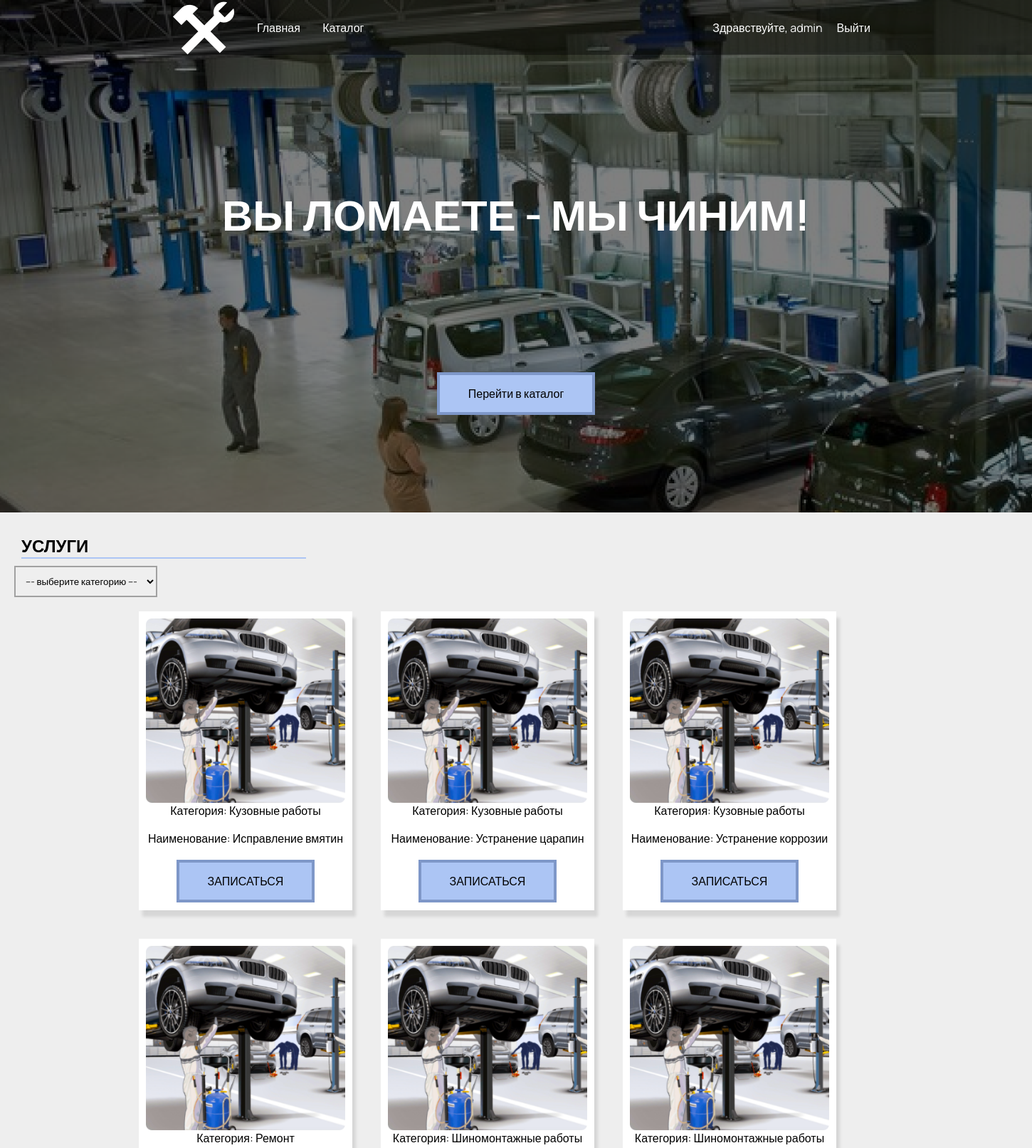
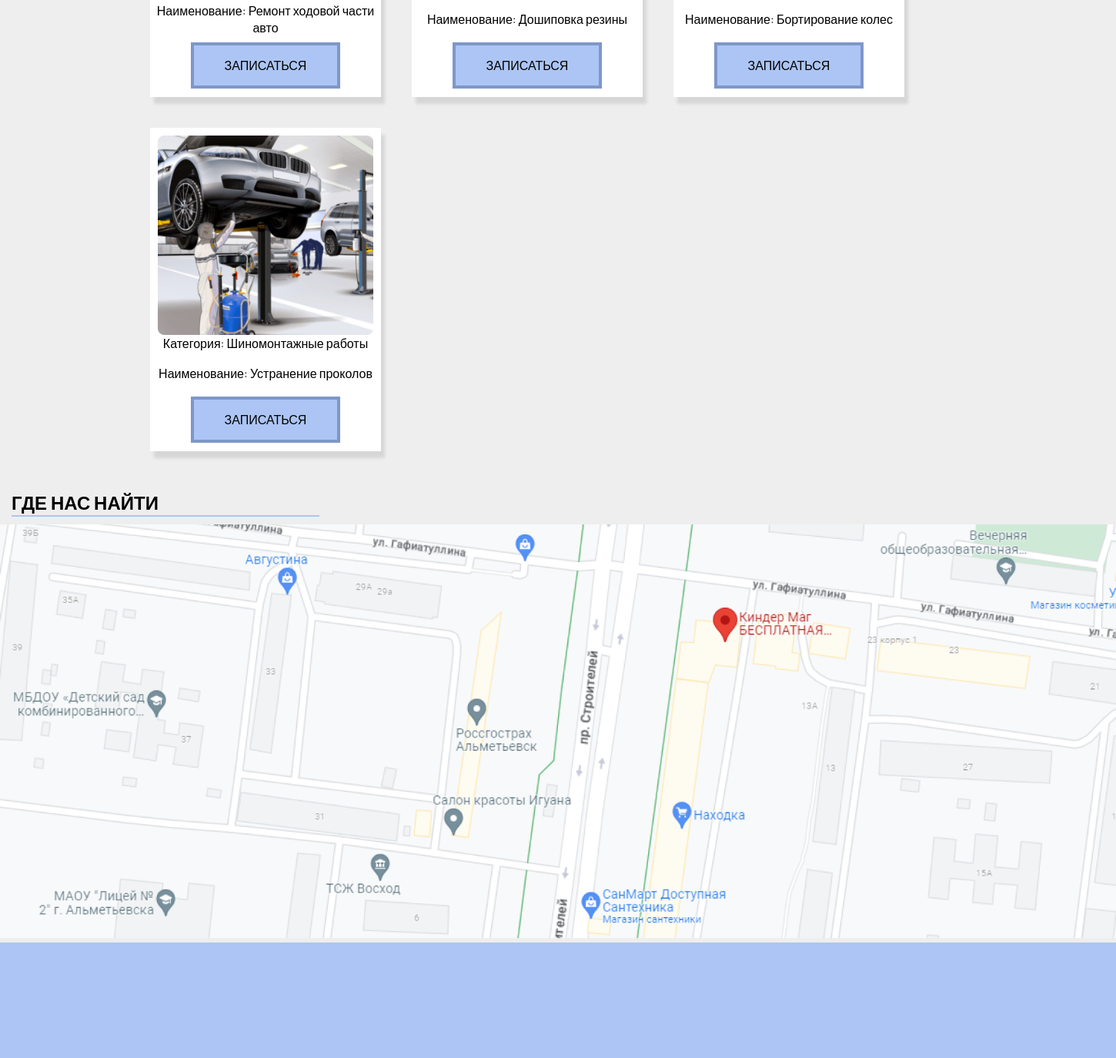
Screenshot of / (signed in) with the database file from the repository (2 pictures, top to bottom).
### STSSite/models.py (models this page shows, shortened)
class User(AbstractUser):
    patronomyc = models.CharField(max_length=20, verbose_name="Отчество")
    avatar = models.ImageField(upload_to='media/avatars', default='static/default.png')
    class Meta:
        verbose_name_plural = 'Пользователи'

class Uslugi(models.Model):
    name = models.CharField(max_length=25)
    cat = models.CharField(max_length=20, default='кузовные работы')
    class Meta:
        verbose_name_plural = 'Услуги'

### STSSite/views.py (the view)
# urls.py: path('', views.index, name='index'),
def index(request):
    usluga = Uslugi.objects.all
    return render(request, 'index.html', context={'usluga':usluga})

### STSSite/templates/index.html (shortened to what this page needs)
{% extends 'base.html' %}
{% load static %}
{% load tags_filter %}
{% block content %}
<div class="main" style="background: url({% static 'media/BG.png' %});">
    <div class="content">
        <h1>ВЫ ЛОМАЕТЕ - МЫ ЧИНИМ!</h1>
        <div class="btn"><a href="{% url 'order_create' %}">Перейти в каталог</a></div>
    </div>
</div>
<div class="service" id="service">
    <h2>УСЛУГИ</h2>
    <select>
        <option>--- выберите категорию ---</option>
    </select>
    <div class="cards">
      {% for uslugi in usluga %}
        <div class="card">
            <img src="{% static 'media/filler.png' %}">
            <div class="card-content">
                <p>Категория: {{uslugi.cat}}</p>
                <p>Наименование: {{uslugi.name}}</p>
                <div class="btn"><a href="{% url 'order_create' %}">ЗАПИСАТЬСЯ</a></div>
            </div>
        </div>
   {% endfor %}
    </div>
</div>
<div class="map">
    <div class="h2">
        <h2>ГДЕ НАС НАЙТИ</h2>
    </div>
    <img src="{% static 'media/map.png' %}">
</div>
        {% endblock %}

### STSSite/templates/base.html (shortened to what this page needs)
<!DOCTYPE html>
{% load static %}
<html lang="ru">
<head>
    <link rel="stylesheet" href="{% static 'css/style.css' %}">
</head>
<body>
    <nav>
        <div class="menu">
            <img src="{% static 'media/logo.png' %}">
            <a href="{% url 'index' %}">Главная</a>
            <a href="#service">Каталог</a>
        </div>
         <div class="login_menu">
             {% if user.is_authenticated %}
             <p>Здравствуйте, {{ user }}</p>
             <a href="{% url 'logout' %}">Выйти</a>
            {% else %}
            <a href="{% url 'login' %}">Войти</a>
             <a href="{% url 'registration' %}">Регистрация</a>
            {% endif %}
        </div>
    </nav>
    <main>
        {% block content %}
        {% endblock %}
    </main>
    <footer>
    </footer>
</body>
</html>

### STSSite/static/css/style.css (style rules this page uses)
* { margin: 0 auto; font-family: 'Manrope', sans-serif; }
body { background: #EEEEEE; }
.main { height: 780px; display: flex; color: white; flex-direction: column; align-items: center; justify-content: center; text-align: center; }
.main h1 { font-size: 60px; margin-bottom: 200px; }
.btn > a { color: black; background: #ACC5F4; text-decoration: none; padding: 15px 40px; border: 4px solid #7E97C8; transition: .2s; }
.btn { margin: 20px; }
.content { height: 200px; }
.menu { display: flex; align-items: center; width: 300px; justify-content: space-around; }
nav { position: fixed; display: flex; justify-content: space-around; align-items: center; width: 100%; background: rgba(0, 0, 0, 0.4) }
nav a { color: white; text-decoration: none; transition: .2s; }
.service { max-width: 1440px; padding: 20px; }
h2 { border-bottom: 2px solid #ACC5F4; width: 400px; margin: 10px; }
select { padding: 10px; border: none; border: 2px solid #A1A1A1; outline: none; }
.cards { display: flex; flex-wrap: wrap; width: 1100px; }
.card { background: white; width: 300px; text-align: center; height: 400px; display: flex; flex-direction: column; justify-content: space-between; padding: 10px 0; box-shadow: 5px 9px 4px rgba(0, 0, 0, 0.1); margin: 20px 20px; }
.card-content { height: 150px; display: flex; flex-direction: column; justify-content: space-between; }
.card img { width: 280px; object-fit:cover; }
.map .h2 { width: 1440px; }
.map img { width: 100%; }
footer { height: 150px; background:#ACC5F4; }
.main { height: 90vh; display: flex; align-items: center; }
.login_menu { color: white; display: flex; }
.login_menu p { margin: 0 20px; }

### rows the page displays
User: username "admin"
Uslugi: cat "Кузовные работы", name "Исправление вмятин"
Uslugi: cat "Кузовные работы", name "Устранение царапин"
Uslugi: cat "Кузовные работы", name "Устранение коррозии"
Uslugi: cat "Ремонт", name "Ремонт ходовой части авто"
Uslugi: cat "Шиномонтажные работы", name "Дошиповка резины"
Uslugi: cat "Шиномонтажные работы", name "Бортирование колес"
Uslugi: cat "Шиномонтажные работы", name "Устранение проколов"
